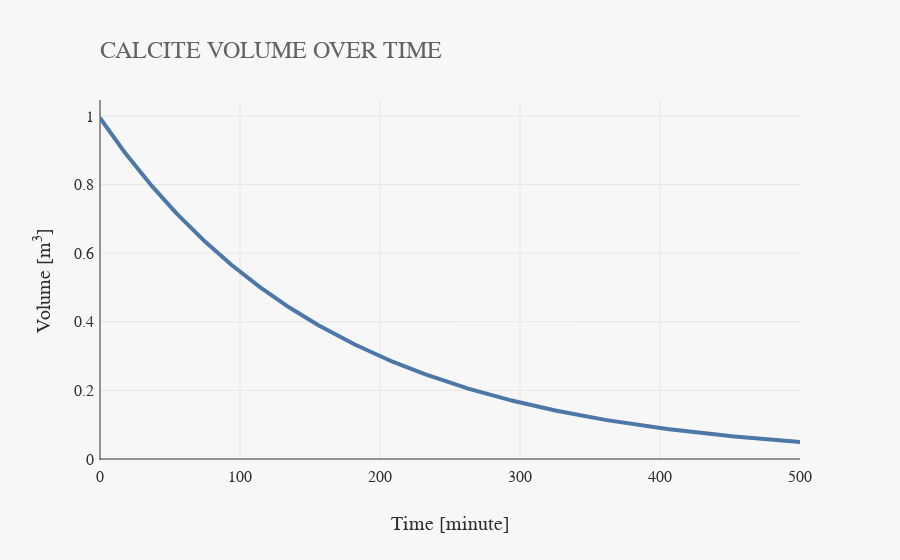

Notebook code cell kept with this figure:
### Code cell
fig2 = Figure()
fig2.title("CALCITE VOLUME OVER TIME")
fig2.xaxisTitle("Time [minute]")
fig2.yaxisTitle("Volume [m<sup>3</sup>]")
fig2.drawLine(table["Time"], table["Halite"], "Halite")
fig2.show()

### Figure 1 — Plotly figure (JSON) as saved in the notebook; plotly's stock layout.template omitted (floating-point values rounded to 4 significant figures; data arrays with more than 128 entries replaced by an {"elided": "..."} marker saying what was removed)
{"data": [{"mode": "lines", "name": "Halite", "type": "scatter", "x": {"elided": "501 int values"}, "y": {"elided": "501 float values"}}], "layout": {"title": {"text": "CALCITE VOLUME OVER TIME"}, "xaxis": {"title": {"text": "Time [minute]"}}, "yaxis": {"title": {"text": "Volume [m<sup>3</sup>]"}}}}
